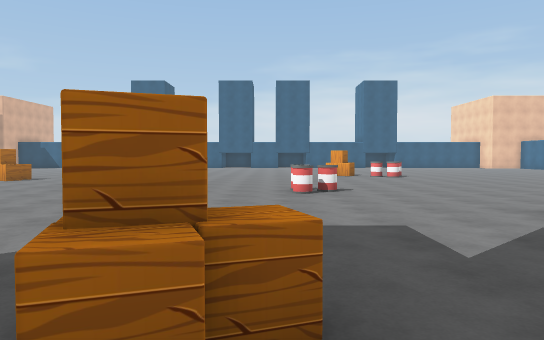
[1] (above)

19 first-person views from a walk through a scene from a Unity 3-D project. The camera is 1.5 m above the floor, tilts 2° down and sees 70° across. The floor is counted in squares, 2 m on a side. Each view is taken from the middle of a square. On the plan, view 1 faces up. The plan holds only what a view shows up to about 12 squares ahead; the rest is blank. The place goes on beyond the plan.

[2]
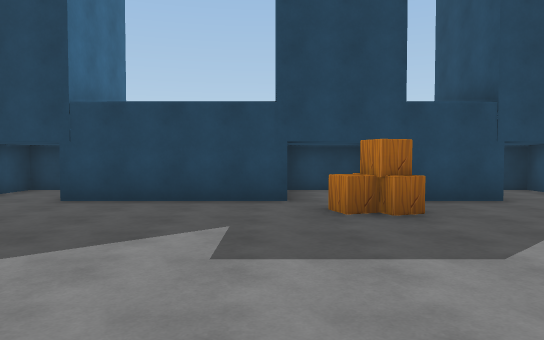

[3]
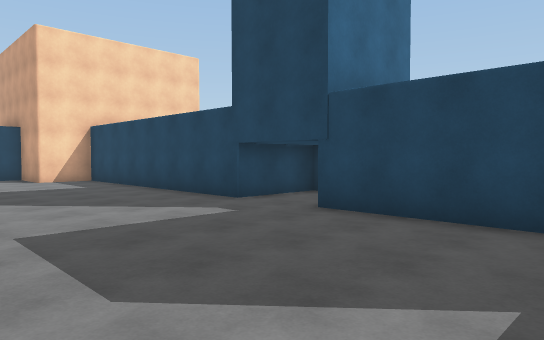

[4]
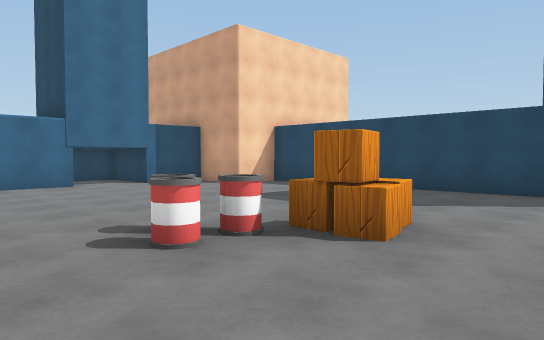

[5]
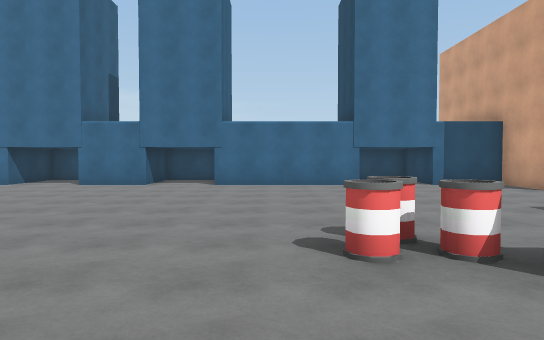

[6]
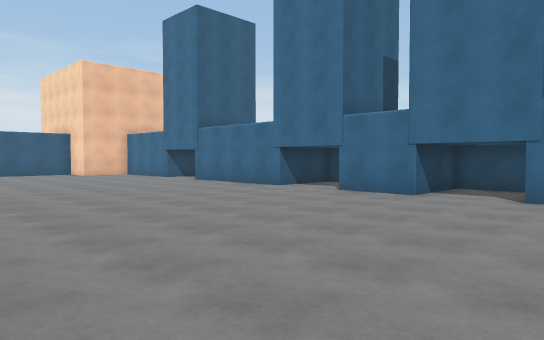

[7]
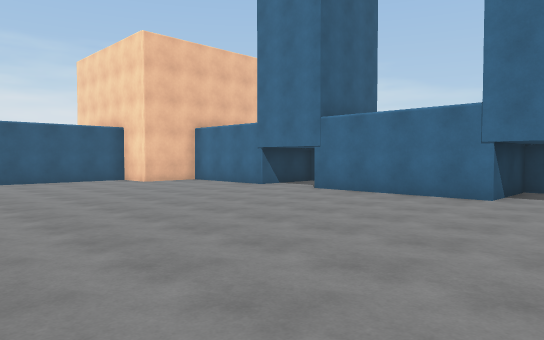

[8]
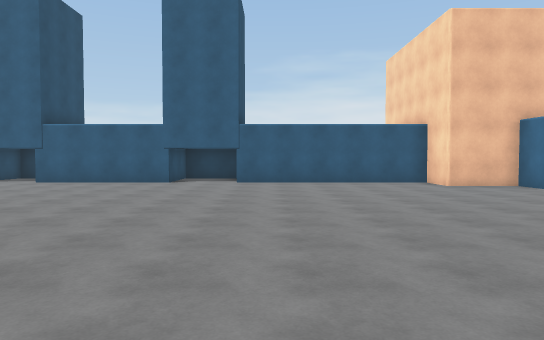

[9]
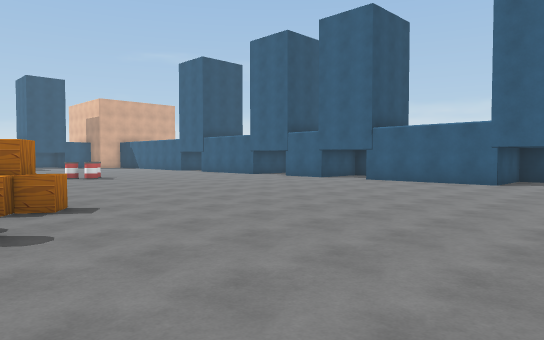

[10]
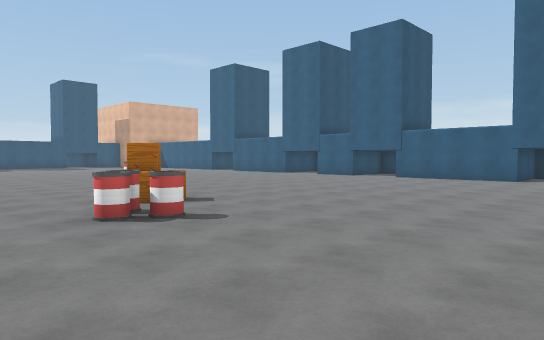

[11]
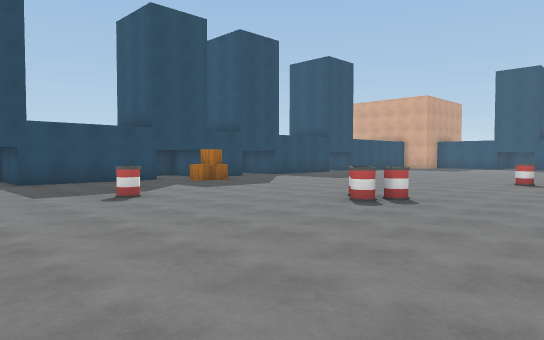

[12]
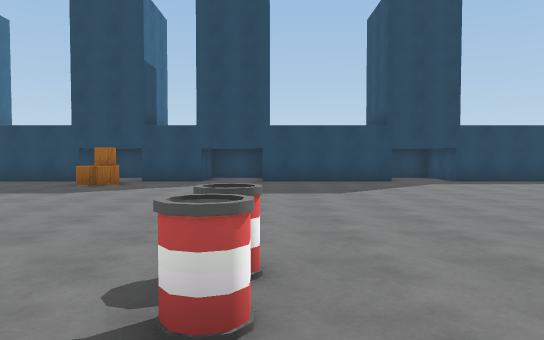

[13]
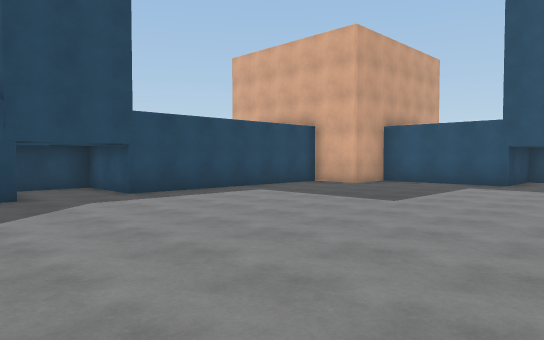

[14]
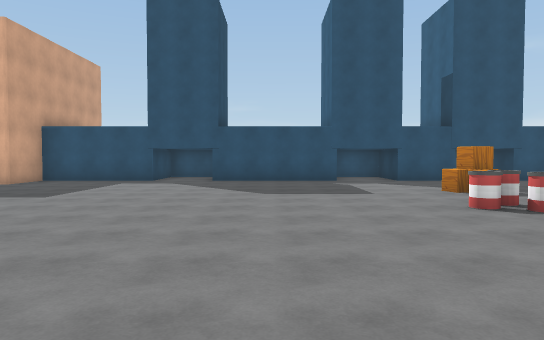

[15]
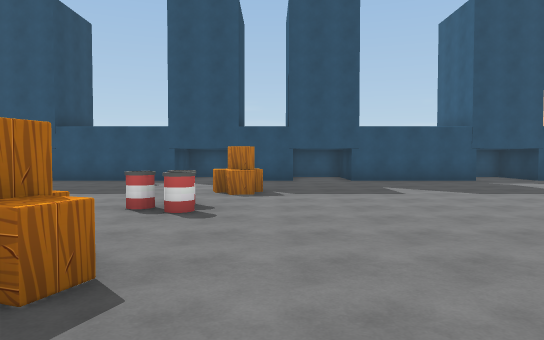

[16]
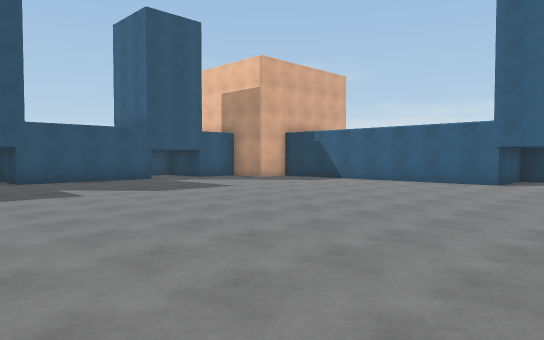

[17]
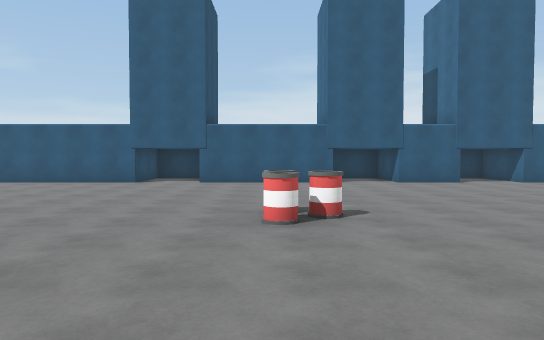

[18]
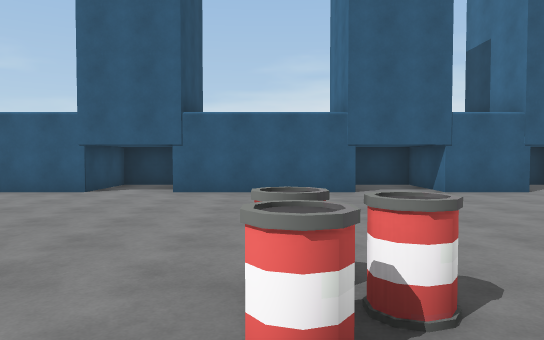

[19]
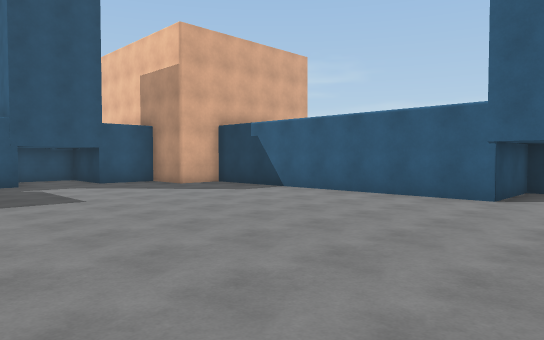

### Floor plan
Key: @ floor where view 1 was taken; # wall or solid block; x gap in a wall; . floor; ^ raised ledge; O other object.
Columns run from 20 left of view 1 to 18 right of it. Each row starts with its distance up from view 1.
 28            ##    ###  #   ##
 27            #.    ..#  .   #.
 26    #########.####..##..#  #.
 25    #...................####.#######
 24   ##..............................###
 23 ###.................................#
 22 #...................................#
 21 #...................................##
 20   #...................................
 19   #............^.....................
 18   #.................................#
 17 ###.................................#
 16 #...................................#
 15   ............ ........#............###
 14   #.......... ..........O.............
 13   #...^..^..^        ...............#
 12   ......^...^. .  ..................###
 11   #............   ....................#
 10   #............^......................#
  9   #..................^..............#
  8   #..................^..............#
  7   ..........................^.......#
  6 #..........................#........#
  5 ###.....................^..^..........#
  4   #............. .....................#
  3   #............. ...................###
  2   ##............ ..#^.............##
  1    #...............x..............#
  0    #######..####.###@####..########
 -1          #..   #.   .#  #..#
 -2          ###   ##  ###  ####

Where each view was taken, in squares from view 1:
view 1: 0 up, 0 right, facing up
view 2: 7 up, 1 right, facing down
view 3: 5 up, 1 right, facing down-right
view 4: 9 up, 5 right, facing down-right
view 5: 8 up, 5 right, facing right
view 6: 8 up, 8 right, facing up-right
view 7: 13 up, 8 right, facing up-right
view 8: 14 up, 9 right, facing up
view 9: 14 up, 9 right, facing up-left
view 10: 12 up, 9 right, facing up-left
view 11: 12 up, 7 right, facing down-left
view 12: 12 up, 5 left, facing down
view 13: 8 up, 7 left, facing down-left
view 14: 9 up, 6 left, facing left
view 15: 14 up, 6 left, facing left
view 16: 14 up, 6 left, facing up-left
view 17: 14 up, 5 left, facing up
view 18: 17 up, 5 left, facing up
view 19: 18 up, 7 left, facing up-left
